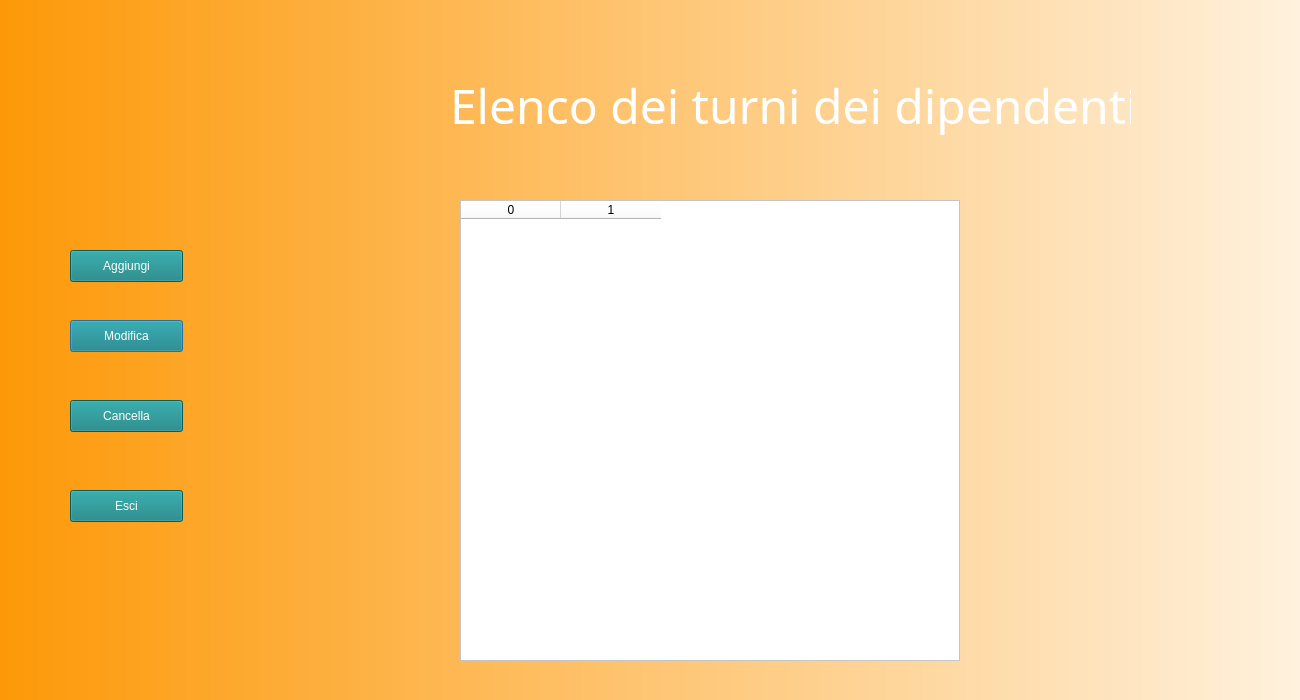
<?xml version="1.0" encoding="UTF-8"?>
<ui version="4.0">
 <class>Dialog</class>
 <widget class="QDialog" name="Dialog">
  <property name="geometry">
   <rect>
    <x>0</x>
    <y>0</y>
    <width>1300</width>
    <height>700</height>
   </rect>
  </property>
  <property name="windowTitle">
   <string>Dialog</string>
  </property>
  <widget class="QWidget" name="bgwidget" native="true">
   <property name="geometry">
    <rect>
     <x>0</x>
     <y>0</y>
     <width>1500</width>
     <height>800</height>
    </rect>
   </property>
   <property name="styleSheet">
    <string notr="true">QWidget#bgwidget{
	background-color: qlineargradient(spread:pad, x1:0, y1:0, x2:1, y2:0, stop:0 rgba(253, 153, 8, 255), stop:1 rgba(255, 255, 255, 255));

}</string>
   </property>
   <widget class="QLabel" name="image">
    <property name="enabled">
     <bool>true</bool>
    </property>
    <property name="geometry">
     <rect>
      <x>-200</x>
      <y>-270</y>
      <width>1800</width>
      <height>1300</height>
     </rect>
    </property>
    <property name="styleSheet">
     <string notr="true">border-radius:50%;
image: url(:/images/1.png);
</string>
    </property>
    <property name="text">
     <string/>
    </property>
    <property name="scaledContents">
     <bool>true</bool>
    </property>
   </widget>
   <widget class="QLabel" name="label">
    <property name="geometry">
     <rect>
      <x>450</x>
      <y>60</y>
      <width>681</width>
      <height>91</height>
     </rect>
    </property>
    <property name="font">
     <font>
      <family>Bangla MN</family>
      <pointsize>36</pointsize>
      <weight>50</weight>
      <italic>false</italic>
      <bold>false</bold>
     </font>
    </property>
    <property name="styleSheet">
     <string notr="true">font: 36pt;
background: transparent;
color: rgb(255,255,255);</string>
    </property>
    <property name="text">
     <string>Elenco dei turni dei dipendenti</string>
    </property>
   </widget>
   <widget class="QPushButton" name="btnModifica">
    <property name="geometry">
     <rect>
      <x>70</x>
      <y>320</y>
      <width>113</width>
      <height>32</height>
     </rect>
    </property>
    <property name="styleSheet">
     <string notr="true">color: rgb(255, 255, 255);
background-color: rgb(16, 128, 128);</string>
    </property>
    <property name="text">
     <string>Modifica</string>
    </property>
   </widget>
   <widget class="QPushButton" name="btnCancella">
    <property name="geometry">
     <rect>
      <x>70</x>
      <y>400</y>
      <width>113</width>
      <height>32</height>
     </rect>
    </property>
    <property name="styleSheet">
     <string notr="true">color: rgb(255, 255, 255);
background-color: rgb(16, 128, 128);</string>
    </property>
    <property name="text">
     <string>Cancella</string>
    </property>
   </widget>
   <widget class="QPushButton" name="btnAggiungi">
    <property name="geometry">
     <rect>
      <x>70</x>
      <y>250</y>
      <width>113</width>
      <height>32</height>
     </rect>
    </property>
    <property name="styleSheet">
     <string notr="true">color: rgb(255, 255, 255);
background-color: rgb(16, 128, 128);</string>
    </property>
    <property name="text">
     <string>Aggiungi</string>
    </property>
   </widget>
   <widget class="QPushButton" name="btnEsci">
    <property name="geometry">
     <rect>
      <x>70</x>
      <y>490</y>
      <width>113</width>
      <height>32</height>
     </rect>
    </property>
    <property name="styleSheet">
     <string notr="true">color: rgb(255, 255, 255);
background-color: rgb(16, 128, 128);</string>
    </property>
    <property name="text">
     <string>Esci</string>
    </property>
   </widget>
   <widget class="QTableWidget" name="tableWidget">
    <property name="geometry">
     <rect>
      <x>460</x>
      <y>200</y>
      <width>500</width>
      <height>461</height>
     </rect>
    </property>
    <property name="styleSheet">
     <string notr="true">background: rgb(255,255,255);
</string>
    </property>
    <column>
     <property name="text">
      <string>0</string>
     </property>
    </column>
    <column>
     <property name="text">
      <string>1</string>
     </property>
    </column>
   </widget>
  </widget>
 </widget>
 <resources>
  <include location="../source.qrc"/>
 </resources>
 <connections/>
</ui>
